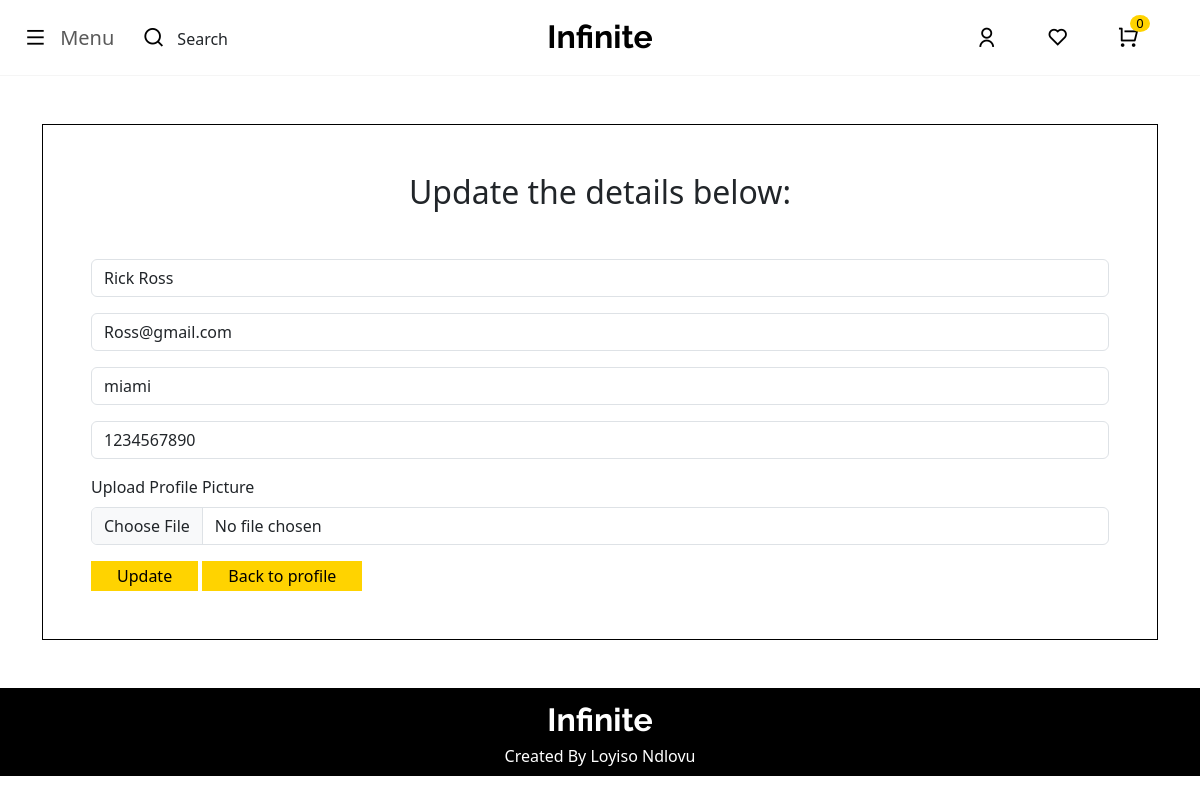
The app's page /update_user_profile.php (signed in) with its own data.
### tables this page shows
CREATE TABLE `users_tb` (
  `user_id` int(255) NOT NULL,
  `user_fullname` varchar(255) NOT NULL,
  `user_email` varchar(255) NOT NULL,
  `user_address` varchar(255) NOT NULL,
  `user_mobile_number` varchar(255) NOT NULL,
  `user_password` varchar(255) NOT NULL,
  `user_image` varchar(255) DEFAULT 'images\\profile.jpg'
);

### update_user_profile.php (the view, shortened to what this page needs)
<?php
require 'connection.php';
$name = $_SESSION['user_name'] ?? null;
$count = $_SESSION['cart_count'] ?? 0;
$fetch_user_info = mysqli_query($conn, "SELECT * FROM `users_tb` WHERE `user_fullname` = '$name'") or die("Failed to fetch user information");
if (mysqli_num_rows($fetch_user_info) > 0) {
  $user_info_row = mysqli_fetch_assoc($fetch_user_info);
}
?>
<!DOCTYPE html>
<html lang="en">
<head>
    <link rel="stylesheet" href="css/bootstrap.min.css">
    <link rel="stylesheet" href="css/styles.css">
    <link
    href="https://cdn.jsdelivr.net/npm/remixicon@4.3.0/fonts/remixicon.css"
    rel="stylesheet">
</head>
<body>
    <nav class="navbar navbar-custom py-3 sticky-top">
  <div class="container-fluid top-nav py-1">
    <div class=" d-flex align-items-center">
      <button class="navbar-toggler remove-toggle-bg" type="button" data-bs-toggle="offcanvas" data-bs-target="#offcanvasNavbar" aria-controls="offcanvasNavbar" aria-label="Toggle navigation">
        <i class="ri-menu-line nav-icons"></i>
      <span class="ms-2">Menu</span>
      </button>
      <button class="nostyle-btn" onclick="displaySearchContainer()">
      <i class="ri-search-line ms-3 nav-icons"></i>
      <span class="ms-2">Search</span>
      </button>
    </div>
    <a href="index.php" class="navbar-brand mx-auto company-logo">Infinite</a>
    <div class="d-flex align-items-center ms-auto">
      <a href="#" class="nav-icons me-5"><i class="ri-user-line"></i></a>
      <a href="#" class="nav-icons me-5"><i class="ri-heart-line"></i></a>
      <a href="view_cart.php" class="nav-icons me-5">
    <i class="ri-shopping-cart-line"></i>
    <span class="cart-count"><?php echo $count; ?></span>
</a>
    </div>
  </div>
</nav>
<section class="update-user-section mt-5 mb-5">
<div class="container">
<div class="user-update-form-container centered px-5">
        <h2 class="text-center mb-5 mt-5">Update the details below:</h2>
        <form action="update_user_profile.php" class="mb-5" autocomplete="off"  enctype="multipart/form-data" method="POST">
            <div class="form-group mt-3 mb-3">
                <input type="text" class="form-control" id="name" readonly aria-describedby="name" name="name" value="<?php echo $user_info_row['user_fullname']; ?>">
            </div>
            <div class="form-group mt-3 mb-3">
                <input type="email" class="form-control" id="exampleInputEmail1" aria-describedby="emailHelp" name="email" readonly value="<?php echo $user_info_row['user_email']; ?>">
            </div>
            <div class="form-group mt-3 mb-3">
                <input type="text" class="form-control" id="address" aria-describedby="address" name="address"
                placeholder="Home Address"
                value="<?php echo $user_info_row['user_address']; ?>">
            </div>
            <div class="form-group mt-3 mb-3">
                <input type="text" class="form-control" id="mobile_number" aria-describedby="mobile_number" name="mobile_number" value="<?php echo $user_info_row['user_mobile_number']; ?>">
            </div>
            <div class="mb-3">
        <label for="profile_picture" class="form-label">Upload Profile Picture</label>
        <input type="file" class="form-control" id="profile_picture" name="profile_picture">
    </div>
            <button type="submit" class="px-4 infinite-btns" name="Submit_update_info">Update</button>
            <button type="button" class="px-4 infinite-btns" onclick="changeToUserProfile()">Back to profile</button>
        </form>
    </div>
</div>
</section>
<footer class="footer py-2 mt-auto">
      <a href="#" class="navbar-brand mx-auto company-logo on-black-bg">Infinite</a>
    <br>
    <p class="text-center on-black-bg mt-4 mb-0">Created By Loyiso Ndlovu</p>
    </footer>
</body>
</html>

### css/styles.css (style rules this page uses)
:root { --primary-color: #FFFFFF; --secondary-color: #000; --accent-color: #FFD300; }
.cart-count { position: absolute; top: 15px; right: 50px; background-color: var(--accent-color); color: var(--secondary-color); border-radius: 50%; line-height: 1; font-size: small; padding-bottom: 2px; padding-top: 2px; width: 20px; text-align: center; }
.infinite-btns { background-color:var(--accent-color); color: var(--secondary-color); border: 2px solid var(--accent-color); }
.navbar-custom { display: flex; justify-content: center; margin-top: 0px; background-color: var(--primary-color); border-bottom: 1px solid whitesmoke; }
.top-nav { background-color: var(--primary-color); }
.navbar-brand { position: absolute; left: 50%; transform: translateX(-50%); }
.company-logo { font-family: "raleway"; font-weight: bolder; font-size: xx-large; }
.remove-toggle-bg { border: none; box-shadow: none; }
.nav-icons { text-decoration: none; color: var(--secondary-color); font-size: 22px; }
.nostyle-btn { padding: 0; margin: 0; border: none; background: none; color: inherit; font: inherit; text-align: inherit; outline: none; appearance: none; -webkit-appearance: none; -moz-appearance: none; box-shadow: none; cursor: pointer; }
.on-black-bg { color: var(--primary-color); }
.footer { background-color: var(--secondary-color); margin-bottom: 0; }
.user-update-form-container { border: 1px solid var(--secondary-color); }

### records on screen
users_tb: name "Rick Ross", email "Ross@gmail.com", address "miami", mobile_number "1234567890"

### other values on screen
$count "0"
